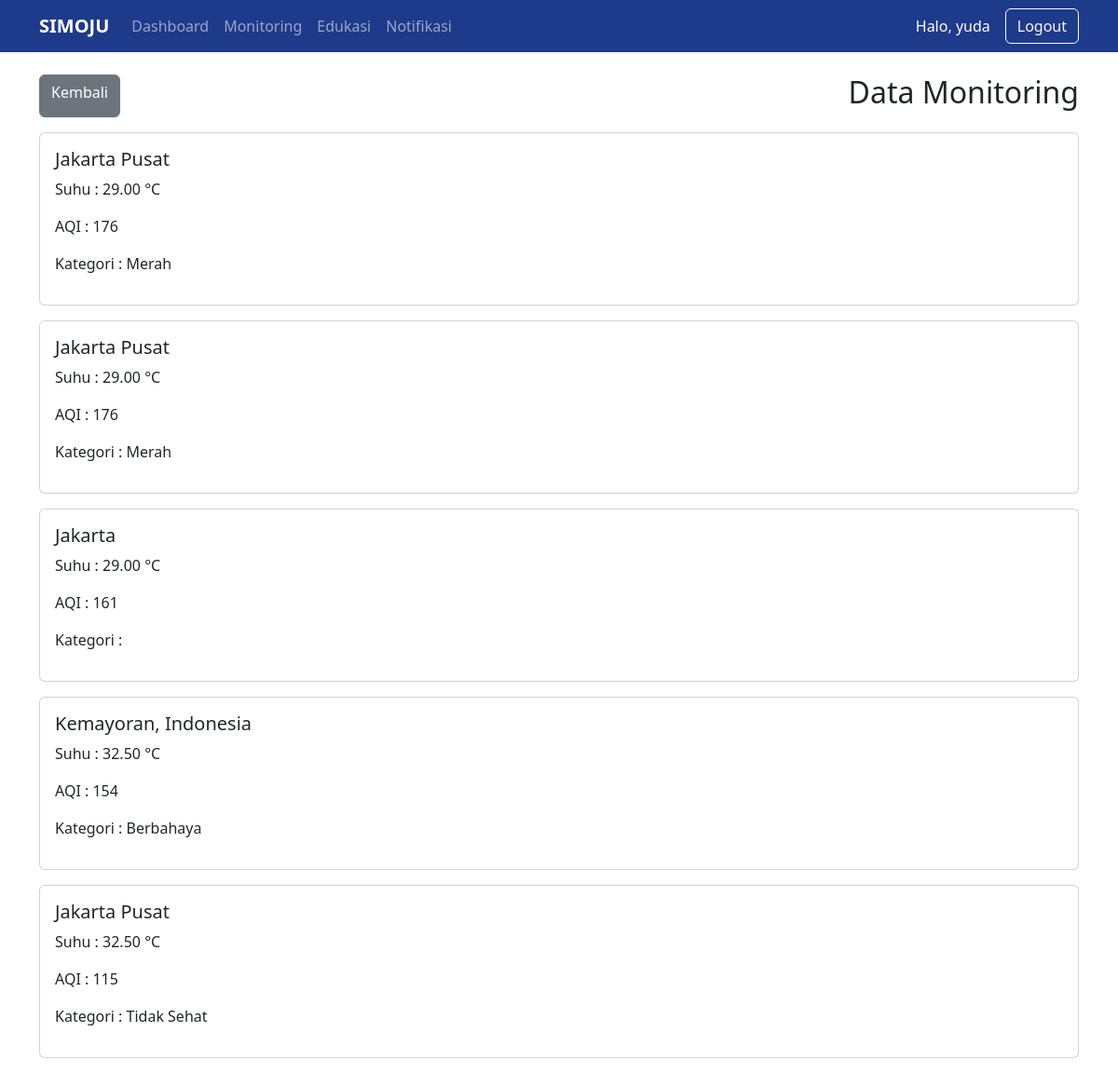
The app's page /public/index.php?url=MonitoringController/daftar (signed in) with its own data.
### tables this page shows
CREATE TABLE `riwayat_monitoring` (
  `id` int(11) NOT NULL AUTO_INCREMENT,
  `wilayah` varchar(100) DEFAULT NULL,
  `suhu` decimal(5,2) DEFAULT NULL,
  `aqi` int(11) DEFAULT NULL,
  `kategori` varchar(50) DEFAULT NULL,
  `waktu_data` datetime DEFAULT NULL,
  `status` varchar(50) DEFAULT NULL,
  `created_at` timestamp NOT NULL DEFAULT current_timestamp(),
  PRIMARY KEY (`id`)
);

### app/core/Controller.php (called while the page is built, shortened)
<?php
class Controller {
    public function view($view, $data = [])
    {
         require_once '../app/views/templates/header.php';
        require_once '../app/views/' . $view . '.php';
        require_once '../app/views/templates/footer.php';
    }
}

### app/controllers/MonitoringController.php (called while the page is built, shortened)
<?php
class MonitoringController extends Controller {
    public function daftar()
    {
        $monitoring = $this->model('Monitoring');
        $data['monitoring'] =
        $monitoring->getAllMonitoring();
        $this->view(
            'monitoring/daftar',
            $data
        );
    }
}

### app/core/App.php (called while the page is built, shortened)
<?php
class App {
    protected $method = 'index';
    protected $params = [];
    public function __construct()
    {
        $url = $this->parseURL();
        if(isset($url[0]) && file_exists('../app/controllers/' . $url[0] . '.php')) {
            unset($url[0]);
        }
        $this->controller = new $this->controller;
        if(isset($url[1]) && method_exists($this->controller, $url[1])) {
            $this->method = $url[1];
        }
        call_user_func_array(
            [$this->controller, $this->method],
            $this->params
        );
    }
    public function parseURL()
    {
        if(isset($_GET['url']))
        {
            $url = rtrim($_GET['url'], '/');
            $url = filter_var($url, FILTER_SANITIZE_URL);
            return explode('/', $url);
        }
    }
}

### public/index.php (called while the page is built, shortened)
<?php
$app = new App;

### app/core/Model.php (called while the page is built, shortened)
<?php
require_once 'Database.php';
class Model {
    public function __construct()
    {
        $database = new Database();
        $this->db = $database->getConnection();
    }
}

### app/core/Database.php (called while the page is built, shortened)
<?php
class Database {
    private $conn;
    public function __construct()
    {
        $this->conn = new mysqli(
            DB_HOST,
            DB_USER,
            DB_PASS,
            DB_NAME
        );
    }
    public function getConnection()
    {
        return $this->conn;
    }
}

### app/models/Monitoring.php (called while the page is built, shortened)
<?php
class Monitoring extends Model {
    public function getAllMonitoring()
    {
        $query = "SELECT * FROM riwayat_monitoring
        ORDER BY id DESC";
        $result = $this->db->query($query);
        return $result;
    }
}

### app/views/monitoring/daftar.php (the view, shortened to what this page needs)
<div class="container mt-4">
    <div class="d-flex justify-content-between mb-3">
        <a
        href="index.php?url=HomeController/dashboard"
        class="btn btn-secondary">
            Kembali
        </a>
        <h2>Data Monitoring</h2>
    </div>
    <?php while($row = $data['monitoring']->fetch_assoc()): ?>
    <div class="card mb-3">
        <div class="card-body">
            <h5><?= $row['wilayah']; ?></h5>
            <p>
                Suhu :
                <?= $row['suhu']; ?> °C
            </p>
            <p>
                AQI :
                <?= $row['aqi']; ?>
            </p>
            <p>
                Kategori :
                <?= $row['kategori']; ?>
            </p>
        </div>
    </div>
    <?php endwhile; ?>
</div>

### records on screen
riwayat_monitoring: wilayah "Jakarta Pusat", suhu "29.00", aqi "176", kategori "Merah"
riwayat_monitoring: wilayah "Jakarta Pusat", suhu "29.00", aqi "176", kategori "Merah"
riwayat_monitoring: wilayah "Jakarta", suhu "29.00", aqi "161"
riwayat_monitoring: wilayah "Kemayoran, Indonesia", suhu "32.50", aqi "154", kategori "Berbahaya"
riwayat_monitoring: wilayah "Jakarta Pusat", suhu "32.50", aqi "115", kategori "Tidak Sehat"

### other values on screen
$_SESSION['nama'] "yuda"
